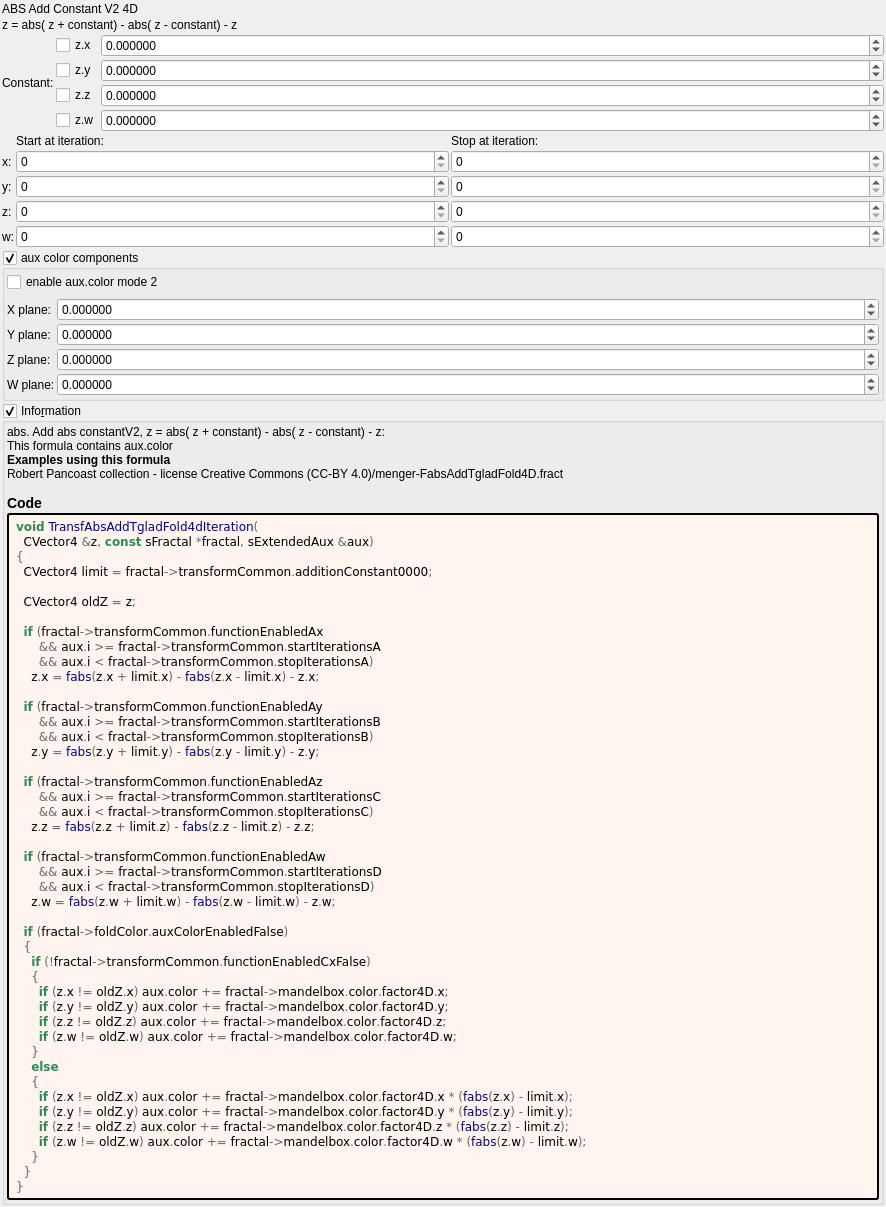
<?xml version="1.0" encoding="UTF-8"?>
<ui version="4.0">
 <class>transf_abs_add_tglad_fold4d</class>
 <widget class="QWidget" name="Form">
  <property name="geometry">
   <rect>
    <x>0</x>
    <y>0</y>
    <width>886</width>
    <height>945</height>
   </rect>
  </property>
  <property name="windowTitle">
   <string notr="true">transf_abs_add_tglad_fold4d</string>
  </property>
  <layout class="QVBoxLayout" name="verticalLayout">
   <property name="spacing">
    <number>2</number>
   </property>
   <property name="leftMargin">
    <number>2</number>
   </property>
   <property name="topMargin">
    <number>2</number>
   </property>
   <property name="rightMargin">
    <number>2</number>
   </property>
   <property name="bottomMargin">
    <number>2</number>
   </property>
   <item>
    <widget class="QLabel" name="label">
     <property name="text">
      <string>ABS Add Constant V2 4D</string>
     </property>
    </widget>
   </item>
   <item>
    <widget class="QLabel" name="label_2">
     <property name="text">
      <string>z = abs( z + constant) - abs( z - constant) - z</string>
     </property>
    </widget>
   </item>
   <item>
    <layout class="QGridLayout" name="gridLayout_4" columnstretch="0,0,1">
     <property name="spacing">
      <number>2</number>
     </property>
     <item row="1" column="2">
      <widget class="MyDoubleSpinBox" name="spinbox4_transf_addition_constant_0000_y">
       <property name="enabled">
        <bool>true</bool>
       </property>
       <property name="sizePolicy">
        <sizepolicy hsizetype="Minimum" vsizetype="Maximum">
         <horstretch>0</horstretch>
         <verstretch>0</verstretch>
        </sizepolicy>
       </property>
       <property name="decimals">
        <number>6</number>
       </property>
       <property name="minimum">
        <double>-99.989999999999995</double>
       </property>
       <property name="maximum">
        <double>99.989999999999995</double>
       </property>
       <property name="singleStep">
        <double>0.100000000000000</double>
       </property>
      </widget>
     </item>
     <item row="0" column="2">
      <widget class="MyDoubleSpinBox" name="spinbox4_transf_addition_constant_0000_x">
       <property name="enabled">
        <bool>true</bool>
       </property>
       <property name="sizePolicy">
        <sizepolicy hsizetype="Minimum" vsizetype="Maximum">
         <horstretch>0</horstretch>
         <verstretch>0</verstretch>
        </sizepolicy>
       </property>
       <property name="prefix">
        <string/>
       </property>
       <property name="decimals">
        <number>6</number>
       </property>
       <property name="minimum">
        <double>-99.989999999999995</double>
       </property>
       <property name="singleStep">
        <double>0.100000000000000</double>
       </property>
      </widget>
     </item>
     <item row="3" column="2">
      <widget class="MyDoubleSpinBox" name="spinbox4_transf_addition_constant_0000_w">
       <property name="enabled">
        <bool>true</bool>
       </property>
       <property name="sizePolicy">
        <sizepolicy hsizetype="Minimum" vsizetype="Maximum">
         <horstretch>0</horstretch>
         <verstretch>0</verstretch>
        </sizepolicy>
       </property>
       <property name="decimals">
        <number>6</number>
       </property>
       <property name="minimum">
        <double>-99.989999999999995</double>
       </property>
       <property name="maximum">
        <double>99.989999999999995</double>
       </property>
       <property name="singleStep">
        <double>0.100000000000000</double>
       </property>
      </widget>
     </item>
     <item row="0" column="0" rowspan="4">
      <widget class="QLabel" name="label_23">
       <property name="text">
        <string>Constant:</string>
       </property>
       <property name="wordWrap">
        <bool>true</bool>
       </property>
      </widget>
     </item>
     <item row="2" column="2">
      <widget class="MyDoubleSpinBox" name="spinbox4_transf_addition_constant_0000_z">
       <property name="enabled">
        <bool>true</bool>
       </property>
       <property name="sizePolicy">
        <sizepolicy hsizetype="Minimum" vsizetype="Maximum">
         <horstretch>0</horstretch>
         <verstretch>0</verstretch>
        </sizepolicy>
       </property>
       <property name="decimals">
        <number>6</number>
       </property>
       <property name="minimum">
        <double>-99.989999999999995</double>
       </property>
       <property name="maximum">
        <double>99.989999999999995</double>
       </property>
       <property name="singleStep">
        <double>0.100000000000000</double>
       </property>
      </widget>
     </item>
     <item row="0" column="1">
      <widget class="MyCheckBox" name="checkBox_transf_function_enabledAx">
       <property name="text">
        <string notr="true">z.x</string>
       </property>
      </widget>
     </item>
     <item row="1" column="1">
      <widget class="MyCheckBox" name="checkBox_transf_function_enabledAy">
       <property name="text">
        <string notr="true">z.y</string>
       </property>
      </widget>
     </item>
     <item row="2" column="1">
      <widget class="MyCheckBox" name="checkBox_transf_function_enabledAz">
       <property name="text">
        <string notr="true">z.z</string>
       </property>
      </widget>
     </item>
     <item row="3" column="1">
      <widget class="MyCheckBox" name="checkBox_transf_function_enabledAw">
       <property name="text">
        <string notr="true">z.w</string>
       </property>
      </widget>
     </item>
    </layout>
   </item>
   <item>
    <layout class="QGridLayout" name="gridLayout_14" columnstretch="0,0,1,1">
     <item row="2" column="0">
      <widget class="QLabel" name="label_14">
       <property name="text">
        <string notr="true">x:</string>
       </property>
      </widget>
     </item>
     <item row="3" column="0">
      <widget class="QLabel" name="label_20">
       <property name="text">
        <string notr="true">y:</string>
       </property>
      </widget>
     </item>
     <item row="4" column="0">
      <widget class="QLabel" name="label_21">
       <property name="text">
        <string notr="true">z:</string>
       </property>
      </widget>
     </item>
     <item row="5" column="0">
      <widget class="QLabel" name="label_27">
       <property name="text">
        <string notr="true">w:</string>
       </property>
      </widget>
     </item>
     <item row="5" column="3">
      <widget class="MySpinBox" name="spinboxInt_transf_stop_iterations_D">
       <property name="sizePolicy">
        <sizepolicy hsizetype="Minimum" vsizetype="Maximum">
         <horstretch>0</horstretch>
         <verstretch>0</verstretch>
        </sizepolicy>
       </property>
       <property name="maximum">
        <number>999</number>
       </property>
      </widget>
     </item>
     <item row="4" column="3">
      <widget class="MySpinBox" name="spinboxInt_transf_stop_iterations_C">
       <property name="sizePolicy">
        <sizepolicy hsizetype="Minimum" vsizetype="Maximum">
         <horstretch>0</horstretch>
         <verstretch>0</verstretch>
        </sizepolicy>
       </property>
       <property name="maximum">
        <number>999</number>
       </property>
      </widget>
     </item>
     <item row="3" column="3">
      <widget class="MySpinBox" name="spinboxInt_transf_stop_iterations_B">
       <property name="sizePolicy">
        <sizepolicy hsizetype="Minimum" vsizetype="Maximum">
         <horstretch>0</horstretch>
         <verstretch>0</verstretch>
        </sizepolicy>
       </property>
       <property name="maximum">
        <number>999</number>
       </property>
      </widget>
     </item>
     <item row="2" column="3">
      <widget class="MySpinBox" name="spinboxInt_transf_stop_iterations_A">
       <property name="sizePolicy">
        <sizepolicy hsizetype="Minimum" vsizetype="Maximum">
         <horstretch>0</horstretch>
         <verstretch>0</verstretch>
        </sizepolicy>
       </property>
       <property name="maximum">
        <number>999</number>
       </property>
      </widget>
     </item>
     <item row="0" column="3">
      <widget class="QLabel" name="label_49">
       <property name="text">
        <string>Stop at iteration:</string>
       </property>
      </widget>
     </item>
     <item row="0" column="2">
      <widget class="QLabel" name="label_67">
       <property name="text">
        <string>Start at iteration:</string>
       </property>
      </widget>
     </item>
     <item row="2" column="2">
      <widget class="MySpinBox" name="spinboxInt_transf_start_iterations_A">
       <property name="sizePolicy">
        <sizepolicy hsizetype="Minimum" vsizetype="Maximum">
         <horstretch>0</horstretch>
         <verstretch>0</verstretch>
        </sizepolicy>
       </property>
       <property name="maximum">
        <number>999</number>
       </property>
      </widget>
     </item>
     <item row="3" column="2">
      <widget class="MySpinBox" name="spinboxInt_transf_start_iterations_B">
       <property name="sizePolicy">
        <sizepolicy hsizetype="Minimum" vsizetype="Maximum">
         <horstretch>0</horstretch>
         <verstretch>0</verstretch>
        </sizepolicy>
       </property>
       <property name="maximum">
        <number>999</number>
       </property>
      </widget>
     </item>
     <item row="4" column="2">
      <widget class="MySpinBox" name="spinboxInt_transf_start_iterations_C">
       <property name="sizePolicy">
        <sizepolicy hsizetype="Minimum" vsizetype="Maximum">
         <horstretch>0</horstretch>
         <verstretch>0</verstretch>
        </sizepolicy>
       </property>
       <property name="maximum">
        <number>999</number>
       </property>
      </widget>
     </item>
     <item row="5" column="2">
      <widget class="MySpinBox" name="spinboxInt_transf_start_iterations_D">
       <property name="sizePolicy">
        <sizepolicy hsizetype="Minimum" vsizetype="Maximum">
         <horstretch>0</horstretch>
         <verstretch>0</verstretch>
        </sizepolicy>
       </property>
       <property name="maximum">
        <number>999</number>
       </property>
      </widget>
     </item>
    </layout>
   </item>
   <item>
    <widget class="MyGroupBox" name="groupCheck_fold_color_aux_color_enabled_false">
     <property name="title">
      <string>aux color components</string>
     </property>
     <property name="checkable">
      <bool>true</bool>
     </property>
     <layout class="QVBoxLayout" name="verticalLayout_10">
      <property name="leftMargin">
       <number>2</number>
      </property>
      <property name="topMargin">
       <number>2</number>
      </property>
      <property name="rightMargin">
       <number>2</number>
      </property>
      <property name="bottomMargin">
       <number>2</number>
      </property>
      <item>
       <widget class="MyCheckBox" name="checkBox_transf_function_enabledCx_false">
        <property name="text">
         <string>enable aux.color mode 2</string>
        </property>
       </widget>
      </item>
      <item>
       <layout class="QGridLayout" name="gridLayout_16" columnstretch="0,1">
        <property name="spacing">
         <number>2</number>
        </property>
        <item row="1" column="1">
         <widget class="MyDoubleSpinBox" name="spinbox4_mandelbox_color_4D_y">
          <property name="sizePolicy">
           <sizepolicy hsizetype="Minimum" vsizetype="Maximum">
            <horstretch>0</horstretch>
            <verstretch>0</verstretch>
           </sizepolicy>
          </property>
          <property name="prefix">
           <string/>
          </property>
          <property name="suffix">
           <string/>
          </property>
          <property name="decimals">
           <number>6</number>
          </property>
          <property name="minimum">
           <double>-100.000000000000000</double>
          </property>
          <property name="maximum">
           <double>100.000000000000000</double>
          </property>
          <property name="singleStep">
           <double>0.100000000000000</double>
          </property>
         </widget>
        </item>
        <item row="0" column="1">
         <widget class="MyDoubleSpinBox" name="spinbox4_mandelbox_color_4D_x">
          <property name="sizePolicy">
           <sizepolicy hsizetype="Minimum" vsizetype="Maximum">
            <horstretch>0</horstretch>
            <verstretch>0</verstretch>
           </sizepolicy>
          </property>
          <property name="prefix">
           <string/>
          </property>
          <property name="suffix">
           <string/>
          </property>
          <property name="decimals">
           <number>6</number>
          </property>
          <property name="minimum">
           <double>-100.000000000000000</double>
          </property>
          <property name="maximum">
           <double>100.000000000000000</double>
          </property>
          <property name="singleStep">
           <double>0.100000000000000</double>
          </property>
         </widget>
        </item>
        <item row="1" column="0">
         <widget class="QLabel" name="label_43">
          <property name="text">
           <string>Y plane:</string>
          </property>
         </widget>
        </item>
        <item row="2" column="0">
         <widget class="QLabel" name="label_42">
          <property name="text">
           <string>Z plane:</string>
          </property>
         </widget>
        </item>
        <item row="3" column="0">
         <widget class="QLabel" name="label_30">
          <property name="text">
           <string>W plane:</string>
          </property>
         </widget>
        </item>
        <item row="3" column="1">
         <widget class="MyDoubleSpinBox" name="spinbox4_mandelbox_color_4D_w">
          <property name="sizePolicy">
           <sizepolicy hsizetype="Minimum" vsizetype="Maximum">
            <horstretch>0</horstretch>
            <verstretch>0</verstretch>
           </sizepolicy>
          </property>
          <property name="prefix">
           <string/>
          </property>
          <property name="suffix">
           <string/>
          </property>
          <property name="decimals">
           <number>6</number>
          </property>
          <property name="minimum">
           <double>-100.000000000000000</double>
          </property>
          <property name="maximum">
           <double>100.000000000000000</double>
          </property>
          <property name="singleStep">
           <double>0.100000000000000</double>
          </property>
         </widget>
        </item>
        <item row="0" column="0">
         <widget class="QLabel" name="label_34">
          <property name="text">
           <string>X plane:</string>
          </property>
         </widget>
        </item>
        <item row="2" column="1">
         <widget class="MyDoubleSpinBox" name="spinbox4_mandelbox_color_4D_z">
          <property name="sizePolicy">
           <sizepolicy hsizetype="Minimum" vsizetype="Maximum">
            <horstretch>0</horstretch>
            <verstretch>0</verstretch>
           </sizepolicy>
          </property>
          <property name="prefix">
           <string/>
          </property>
          <property name="suffix">
           <string/>
          </property>
          <property name="decimals">
           <number>6</number>
          </property>
          <property name="minimum">
           <double>-100.000000000000000</double>
          </property>
          <property name="maximum">
           <double>100.000000000000000</double>
          </property>
          <property name="singleStep">
           <double>0.100000000000000</double>
          </property>
         </widget>
        </item>
       </layout>
      </item>
     </layout>
    </widget>
   </item>
   <item>
    <widget class="MyGroupBox" name="groupCheck_info">
     <property name="title">
      <string>Info&amp;rmation</string>
     </property>
     <property name="flat">
      <bool>false</bool>
     </property>
     <property name="checkable">
      <bool>true</bool>
     </property>
     <layout class="QVBoxLayout" name="verticalLayout_2">
      <property name="spacing">
       <number>2</number>
      </property>
      <property name="leftMargin">
       <number>2</number>
      </property>
      <property name="topMargin">
       <number>2</number>
      </property>
      <property name="rightMargin">
       <number>2</number>
      </property>
      <property name="bottomMargin">
       <number>2</number>
      </property>
      <item>
       <widget class="QLabel" name="label_information_general">
        <property name="text">
         <string notr="true">&lt;p&gt;abs.  Add abs constantV2,  z = abs( z + constant) - abs( z - constant) - z:&lt;br&gt;This formula contains aux.color&lt;/p&gt;&lt;table&gt;
&lt;/table&gt;
&lt;br&gt;&lt;b&gt;Examples using this formula&lt;/b&gt;&lt;br&gt;Robert Pancoast collection - license Creative Commons (CC-BY 4.0)/menger-FabsAddTgladFold4D.fract&lt;h3&gt;Code&lt;/h3&gt;</string>
        </property>
        <property name="wordWrap">
         <bool>true</bool>
        </property>
        <property name="openExternalLinks">
         <bool>true</bool>
        </property>
        <property name="textInteractionFlags">
         <set>Qt::LinksAccessibleByMouse|Qt::TextSelectableByMouse</set>
        </property>
       </widget>
      </item>
      <item>
       <widget class="QLabel" name="label_code_content">
        <property name="styleSheet">
         <string notr="true">border-style: outset; border-width: 2px; border-radius: 3px; border-color: black; background-color: #fff5ee; padding: 4px;</string>
        </property>
        <property name="text">
         <string notr="true">&lt;body style=&quot;background-color:#fff5ee&quot;&gt;
&lt;pre style=&quot;color:#000000; background-color:#fff5ee;  font-family:'Courier New',monospace;&quot;&gt;&lt;span style=&quot;color:#2e8b57; font-weight:bold&quot;&gt;void&lt;/span&gt; &lt;span style=&quot;color:#00008f&quot;&gt;TransfAbsAddTgladFold4dIteration&lt;/span&gt;&lt;span style=&quot;color:#676767&quot;&gt;(&lt;/span&gt;
  CVector4 &lt;span style=&quot;color:#676767&quot;&gt;&amp;amp;&lt;/span&gt;z&lt;span style=&quot;color:#676767&quot;&gt;,&lt;/span&gt; &lt;span style=&quot;color:#2e8b57; font-weight:bold&quot;&gt;const&lt;/span&gt; sFractal &lt;span style=&quot;color:#676767&quot;&gt;*&lt;/span&gt;fractal&lt;span style=&quot;color:#676767&quot;&gt;,&lt;/span&gt; sExtendedAux &lt;span style=&quot;color:#676767&quot;&gt;&amp;amp;&lt;/span&gt;aux&lt;span style=&quot;color:#676767&quot;&gt;)&lt;/span&gt;
&lt;span style=&quot;color:#676767&quot;&gt;{&lt;/span&gt;
  CVector4 limit &lt;span style=&quot;color:#676767&quot;&gt;=&lt;/span&gt; fractal&lt;span style=&quot;color:#676767&quot;&gt;-&amp;gt;&lt;/span&gt;transformCommon&lt;span style=&quot;color:#676767&quot;&gt;.&lt;/span&gt;additionConstant0000&lt;span style=&quot;color:#676767&quot;&gt;;&lt;/span&gt;

  CVector4 oldZ &lt;span style=&quot;color:#676767&quot;&gt;=&lt;/span&gt; z&lt;span style=&quot;color:#676767&quot;&gt;;&lt;/span&gt;

  &lt;span style=&quot;color:#2e8b57; font-weight:bold&quot;&gt;if&lt;/span&gt; &lt;span style=&quot;color:#676767&quot;&gt;(&lt;/span&gt;fractal&lt;span style=&quot;color:#676767&quot;&gt;-&amp;gt;&lt;/span&gt;transformCommon&lt;span style=&quot;color:#676767&quot;&gt;.&lt;/span&gt;functionEnabledAx
      &lt;span style=&quot;color:#676767&quot;&gt;&amp;amp;&amp;amp;&lt;/span&gt; aux&lt;span style=&quot;color:#676767&quot;&gt;.&lt;/span&gt;i &lt;span style=&quot;color:#676767&quot;&gt;&amp;gt;=&lt;/span&gt; fractal&lt;span style=&quot;color:#676767&quot;&gt;-&amp;gt;&lt;/span&gt;transformCommon&lt;span style=&quot;color:#676767&quot;&gt;.&lt;/span&gt;startIterationsA
      &lt;span style=&quot;color:#676767&quot;&gt;&amp;amp;&amp;amp;&lt;/span&gt; aux&lt;span style=&quot;color:#676767&quot;&gt;.&lt;/span&gt;i &lt;span style=&quot;color:#676767&quot;&gt;&amp;lt;&lt;/span&gt; fractal&lt;span style=&quot;color:#676767&quot;&gt;-&amp;gt;&lt;/span&gt;transformCommon&lt;span style=&quot;color:#676767&quot;&gt;.&lt;/span&gt;stopIterationsA&lt;span style=&quot;color:#676767&quot;&gt;)&lt;/span&gt;
    z&lt;span style=&quot;color:#676767&quot;&gt;.&lt;/span&gt;x &lt;span style=&quot;color:#676767&quot;&gt;=&lt;/span&gt; &lt;span style=&quot;color:#00008f&quot;&gt;fabs&lt;/span&gt;&lt;span style=&quot;color:#676767&quot;&gt;(&lt;/span&gt;z&lt;span style=&quot;color:#676767&quot;&gt;.&lt;/span&gt;x &lt;span style=&quot;color:#676767&quot;&gt;+&lt;/span&gt; limit&lt;span style=&quot;color:#676767&quot;&gt;.&lt;/span&gt;x&lt;span style=&quot;color:#676767&quot;&gt;) -&lt;/span&gt; &lt;span style=&quot;color:#00008f&quot;&gt;fabs&lt;/span&gt;&lt;span style=&quot;color:#676767&quot;&gt;(&lt;/span&gt;z&lt;span style=&quot;color:#676767&quot;&gt;.&lt;/span&gt;x &lt;span style=&quot;color:#676767&quot;&gt;-&lt;/span&gt; limit&lt;span style=&quot;color:#676767&quot;&gt;.&lt;/span&gt;x&lt;span style=&quot;color:#676767&quot;&gt;) -&lt;/span&gt; z&lt;span style=&quot;color:#676767&quot;&gt;.&lt;/span&gt;x&lt;span style=&quot;color:#676767&quot;&gt;;&lt;/span&gt;

  &lt;span style=&quot;color:#2e8b57; font-weight:bold&quot;&gt;if&lt;/span&gt; &lt;span style=&quot;color:#676767&quot;&gt;(&lt;/span&gt;fractal&lt;span style=&quot;color:#676767&quot;&gt;-&amp;gt;&lt;/span&gt;transformCommon&lt;span style=&quot;color:#676767&quot;&gt;.&lt;/span&gt;functionEnabledAy
      &lt;span style=&quot;color:#676767&quot;&gt;&amp;amp;&amp;amp;&lt;/span&gt; aux&lt;span style=&quot;color:#676767&quot;&gt;.&lt;/span&gt;i &lt;span style=&quot;color:#676767&quot;&gt;&amp;gt;=&lt;/span&gt; fractal&lt;span style=&quot;color:#676767&quot;&gt;-&amp;gt;&lt;/span&gt;transformCommon&lt;span style=&quot;color:#676767&quot;&gt;.&lt;/span&gt;startIterationsB
      &lt;span style=&quot;color:#676767&quot;&gt;&amp;amp;&amp;amp;&lt;/span&gt; aux&lt;span style=&quot;color:#676767&quot;&gt;.&lt;/span&gt;i &lt;span style=&quot;color:#676767&quot;&gt;&amp;lt;&lt;/span&gt; fractal&lt;span style=&quot;color:#676767&quot;&gt;-&amp;gt;&lt;/span&gt;transformCommon&lt;span style=&quot;color:#676767&quot;&gt;.&lt;/span&gt;stopIterationsB&lt;span style=&quot;color:#676767&quot;&gt;)&lt;/span&gt;
    z&lt;span style=&quot;color:#676767&quot;&gt;.&lt;/span&gt;y &lt;span style=&quot;color:#676767&quot;&gt;=&lt;/span&gt; &lt;span style=&quot;color:#00008f&quot;&gt;fabs&lt;/span&gt;&lt;span style=&quot;color:#676767&quot;&gt;(&lt;/span&gt;z&lt;span style=&quot;color:#676767&quot;&gt;.&lt;/span&gt;y &lt;span style=&quot;color:#676767&quot;&gt;+&lt;/span&gt; limit&lt;span style=&quot;color:#676767&quot;&gt;.&lt;/span&gt;y&lt;span style=&quot;color:#676767&quot;&gt;) -&lt;/span&gt; &lt;span style=&quot;color:#00008f&quot;&gt;fabs&lt;/span&gt;&lt;span style=&quot;color:#676767&quot;&gt;(&lt;/span&gt;z&lt;span style=&quot;color:#676767&quot;&gt;.&lt;/span&gt;y &lt;span style=&quot;color:#676767&quot;&gt;-&lt;/span&gt; limit&lt;span style=&quot;color:#676767&quot;&gt;.&lt;/span&gt;y&lt;span style=&quot;color:#676767&quot;&gt;) -&lt;/span&gt; z&lt;span style=&quot;color:#676767&quot;&gt;.&lt;/span&gt;y&lt;span style=&quot;color:#676767&quot;&gt;;&lt;/span&gt;

  &lt;span style=&quot;color:#2e8b57; font-weight:bold&quot;&gt;if&lt;/span&gt; &lt;span style=&quot;color:#676767&quot;&gt;(&lt;/span&gt;fractal&lt;span style=&quot;color:#676767&quot;&gt;-&amp;gt;&lt;/span&gt;transformCommon&lt;span style=&quot;color:#676767&quot;&gt;.&lt;/span&gt;functionEnabledAz
      &lt;span style=&quot;color:#676767&quot;&gt;&amp;amp;&amp;amp;&lt;/span&gt; aux&lt;span style=&quot;color:#676767&quot;&gt;.&lt;/span&gt;i &lt;span style=&quot;color:#676767&quot;&gt;&amp;gt;=&lt;/span&gt; fractal&lt;span style=&quot;color:#676767&quot;&gt;-&amp;gt;&lt;/span&gt;transformCommon&lt;span style=&quot;color:#676767&quot;&gt;.&lt;/span&gt;startIterationsC
      &lt;span style=&quot;color:#676767&quot;&gt;&amp;amp;&amp;amp;&lt;/span&gt; aux&lt;span style=&quot;color:#676767&quot;&gt;.&lt;/span&gt;i &lt;span style=&quot;color:#676767&quot;&gt;&amp;lt;&lt;/span&gt; fractal&lt;span style=&quot;color:#676767&quot;&gt;-&amp;gt;&lt;/span&gt;transformCommon&lt;span style=&quot;color:#676767&quot;&gt;.&lt;/span&gt;stopIterationsC&lt;span style=&quot;color:#676767&quot;&gt;)&lt;/span&gt;
    z&lt;span style=&quot;color:#676767&quot;&gt;.&lt;/span&gt;z &lt;span style=&quot;color:#676767&quot;&gt;=&lt;/span&gt; &lt;span style=&quot;color:#00008f&quot;&gt;fabs&lt;/span&gt;&lt;span style=&quot;color:#676767&quot;&gt;(&lt;/span&gt;z&lt;span style=&quot;color:#676767&quot;&gt;.&lt;/span&gt;z &lt;span style=&quot;color:#676767&quot;&gt;+&lt;/span&gt; limit&lt;span style=&quot;color:#676767&quot;&gt;.&lt;/span&gt;z&lt;span style=&quot;color:#676767&quot;&gt;) -&lt;/span&gt; &lt;span style=&quot;color:#00008f&quot;&gt;fabs&lt;/span&gt;&lt;span style=&quot;color:#676767&quot;&gt;(&lt;/span&gt;z&lt;span style=&quot;color:#676767&quot;&gt;.&lt;/span&gt;z &lt;span style=&quot;color:#676767&quot;&gt;-&lt;/span&gt; limit&lt;span style=&quot;color:#676767&quot;&gt;.&lt;/span&gt;z&lt;span style=&quot;color:#676767&quot;&gt;) -&lt;/span&gt; z&lt;span style=&quot;color:#676767&quot;&gt;.&lt;/span&gt;z&lt;span style=&quot;color:#676767&quot;&gt;;&lt;/span&gt;

  &lt;span style=&quot;color:#2e8b57; font-weight:bold&quot;&gt;if&lt;/span&gt; &lt;span style=&quot;color:#676767&quot;&gt;(&lt;/span&gt;fractal&lt;span style=&quot;color:#676767&quot;&gt;-&amp;gt;&lt;/span&gt;transformCommon&lt;span style=&quot;color:#676767&quot;&gt;.&lt;/span&gt;functionEnabledAw
      &lt;span style=&quot;color:#676767&quot;&gt;&amp;amp;&amp;amp;&lt;/span&gt; aux&lt;span style=&quot;color:#676767&quot;&gt;.&lt;/span&gt;i &lt;span style=&quot;color:#676767&quot;&gt;&amp;gt;=&lt;/span&gt; fractal&lt;span style=&quot;color:#676767&quot;&gt;-&amp;gt;&lt;/span&gt;transformCommon&lt;span style=&quot;color:#676767&quot;&gt;.&lt;/span&gt;startIterationsD
      &lt;span style=&quot;color:#676767&quot;&gt;&amp;amp;&amp;amp;&lt;/span&gt; aux&lt;span style=&quot;color:#676767&quot;&gt;.&lt;/span&gt;i &lt;span style=&quot;color:#676767&quot;&gt;&amp;lt;&lt;/span&gt; fractal&lt;span style=&quot;color:#676767&quot;&gt;-&amp;gt;&lt;/span&gt;transformCommon&lt;span style=&quot;color:#676767&quot;&gt;.&lt;/span&gt;stopIterationsD&lt;span style=&quot;color:#676767&quot;&gt;)&lt;/span&gt;
    z&lt;span style=&quot;color:#676767&quot;&gt;.&lt;/span&gt;w &lt;span style=&quot;color:#676767&quot;&gt;=&lt;/span&gt; &lt;span style=&quot;color:#00008f&quot;&gt;fabs&lt;/span&gt;&lt;span style=&quot;color:#676767&quot;&gt;(&lt;/span&gt;z&lt;span style=&quot;color:#676767&quot;&gt;.&lt;/span&gt;w &lt;span style=&quot;color:#676767&quot;&gt;+&lt;/span&gt; limit&lt;span style=&quot;color:#676767&quot;&gt;.&lt;/span&gt;w&lt;span style=&quot;color:#676767&quot;&gt;) -&lt;/span&gt; &lt;span style=&quot;color:#00008f&quot;&gt;fabs&lt;/span&gt;&lt;span style=&quot;color:#676767&quot;&gt;(&lt;/span&gt;z&lt;span style=&quot;color:#676767&quot;&gt;.&lt;/span&gt;w &lt;span style=&quot;color:#676767&quot;&gt;-&lt;/span&gt; limit&lt;span style=&quot;color:#676767&quot;&gt;.&lt;/span&gt;w&lt;span style=&quot;color:#676767&quot;&gt;) -&lt;/span&gt; z&lt;span style=&quot;color:#676767&quot;&gt;.&lt;/span&gt;w&lt;span style=&quot;color:#676767&quot;&gt;;&lt;/span&gt;

  &lt;span style=&quot;color:#2e8b57; font-weight:bold&quot;&gt;if&lt;/span&gt; &lt;span style=&quot;color:#676767&quot;&gt;(&lt;/span&gt;fractal&lt;span style=&quot;color:#676767&quot;&gt;-&amp;gt;&lt;/span&gt;foldColor&lt;span style=&quot;color:#676767&quot;&gt;.&lt;/span&gt;auxColorEnabledFalse&lt;span style=&quot;color:#676767&quot;&gt;)&lt;/span&gt;
  &lt;span style=&quot;color:#676767&quot;&gt;{&lt;/span&gt;
    &lt;span style=&quot;color:#2e8b57; font-weight:bold&quot;&gt;if&lt;/span&gt; &lt;span style=&quot;color:#676767&quot;&gt;(!&lt;/span&gt;fractal&lt;span style=&quot;color:#676767&quot;&gt;-&amp;gt;&lt;/span&gt;transformCommon&lt;span style=&quot;color:#676767&quot;&gt;.&lt;/span&gt;functionEnabledCxFalse&lt;span style=&quot;color:#676767&quot;&gt;)&lt;/span&gt;
    &lt;span style=&quot;color:#676767&quot;&gt;{&lt;/span&gt;
      &lt;span style=&quot;color:#2e8b57; font-weight:bold&quot;&gt;if&lt;/span&gt; &lt;span style=&quot;color:#676767&quot;&gt;(&lt;/span&gt;z&lt;span style=&quot;color:#676767&quot;&gt;.&lt;/span&gt;x &lt;span style=&quot;color:#676767&quot;&gt;!=&lt;/span&gt; oldZ&lt;span style=&quot;color:#676767&quot;&gt;.&lt;/span&gt;x&lt;span style=&quot;color:#676767&quot;&gt;)&lt;/span&gt; aux&lt;span style=&quot;color:#676767&quot;&gt;.&lt;/span&gt;color &lt;span style=&quot;color:#676767&quot;&gt;+=&lt;/span&gt; fractal&lt;span style=&quot;color:#676767&quot;&gt;-&amp;gt;&lt;/span&gt;mandelbox&lt;span style=&quot;color:#676767&quot;&gt;.&lt;/span&gt;color&lt;span style=&quot;color:#676767&quot;&gt;.&lt;/span&gt;factor4D&lt;span style=&quot;color:#676767&quot;&gt;.&lt;/span&gt;x&lt;span style=&quot;color:#676767&quot;&gt;;&lt;/span&gt;
      &lt;span style=&quot;color:#2e8b57; font-weight:bold&quot;&gt;if&lt;/span&gt; &lt;span style=&quot;color:#676767&quot;&gt;(&lt;/span&gt;z&lt;span style=&quot;color:#676767&quot;&gt;.&lt;/span&gt;y &lt;span style=&quot;color:#676767&quot;&gt;!=&lt;/span&gt; oldZ&lt;span style=&quot;color:#676767&quot;&gt;.&lt;/span&gt;y&lt;span style=&quot;color:#676767&quot;&gt;)&lt;/span&gt; aux&lt;span style=&quot;color:#676767&quot;&gt;.&lt;/span&gt;color &lt;span style=&quot;color:#676767&quot;&gt;+=&lt;/span&gt; fractal&lt;span style=&quot;color:#676767&quot;&gt;-&amp;gt;&lt;/span&gt;mandelbox&lt;span style=&quot;color:#676767&quot;&gt;.&lt;/span&gt;color&lt;span style=&quot;color:#676767&quot;&gt;.&lt;/span&gt;factor4D&lt;span style=&quot;color:#676767&quot;&gt;.&lt;/span&gt;y&lt;span style=&quot;color:#676767&quot;&gt;;&lt;/span&gt;
      &lt;span style=&quot;color:#2e8b57; font-weight:bold&quot;&gt;if&lt;/span&gt; &lt;span style=&quot;color:#676767&quot;&gt;(&lt;/span&gt;z&lt;span style=&quot;color:#676767&quot;&gt;.&lt;/span&gt;z &lt;span style=&quot;color:#676767&quot;&gt;!=&lt;/span&gt; oldZ&lt;span style=&quot;color:#676767&quot;&gt;.&lt;/span&gt;z&lt;span style=&quot;color:#676767&quot;&gt;)&lt;/span&gt; aux&lt;span style=&quot;color:#676767&quot;&gt;.&lt;/span&gt;color &lt;span style=&quot;color:#676767&quot;&gt;+=&lt;/span&gt; fractal&lt;span style=&quot;color:#676767&quot;&gt;-&amp;gt;&lt;/span&gt;mandelbox&lt;span style=&quot;color:#676767&quot;&gt;.&lt;/span&gt;color&lt;span style=&quot;color:#676767&quot;&gt;.&lt;/span&gt;factor4D&lt;span style=&quot;color:#676767&quot;&gt;.&lt;/span&gt;z&lt;span style=&quot;color:#676767&quot;&gt;;&lt;/span&gt;
      &lt;span style=&quot;color:#2e8b57; font-weight:bold&quot;&gt;if&lt;/span&gt; &lt;span style=&quot;color:#676767&quot;&gt;(&lt;/span&gt;z&lt;span style=&quot;color:#676767&quot;&gt;.&lt;/span&gt;w &lt;span style=&quot;color:#676767&quot;&gt;!=&lt;/span&gt; oldZ&lt;span style=&quot;color:#676767&quot;&gt;.&lt;/span&gt;w&lt;span style=&quot;color:#676767&quot;&gt;)&lt;/span&gt; aux&lt;span style=&quot;color:#676767&quot;&gt;.&lt;/span&gt;color &lt;span style=&quot;color:#676767&quot;&gt;+=&lt;/span&gt; fractal&lt;span style=&quot;color:#676767&quot;&gt;-&amp;gt;&lt;/span&gt;mandelbox&lt;span style=&quot;color:#676767&quot;&gt;.&lt;/span&gt;color&lt;span style=&quot;color:#676767&quot;&gt;.&lt;/span&gt;factor4D&lt;span style=&quot;color:#676767&quot;&gt;.&lt;/span&gt;w&lt;span style=&quot;color:#676767&quot;&gt;;&lt;/span&gt;
    &lt;span style=&quot;color:#676767&quot;&gt;}&lt;/span&gt;
    &lt;span style=&quot;color:#2e8b57; font-weight:bold&quot;&gt;else&lt;/span&gt;
    &lt;span style=&quot;color:#676767&quot;&gt;{&lt;/span&gt;
      &lt;span style=&quot;color:#2e8b57; font-weight:bold&quot;&gt;if&lt;/span&gt; &lt;span style=&quot;color:#676767&quot;&gt;(&lt;/span&gt;z&lt;span style=&quot;color:#676767&quot;&gt;.&lt;/span&gt;x &lt;span style=&quot;color:#676767&quot;&gt;!=&lt;/span&gt; oldZ&lt;span style=&quot;color:#676767&quot;&gt;.&lt;/span&gt;x&lt;span style=&quot;color:#676767&quot;&gt;)&lt;/span&gt; aux&lt;span style=&quot;color:#676767&quot;&gt;.&lt;/span&gt;color &lt;span style=&quot;color:#676767&quot;&gt;+=&lt;/span&gt; fractal&lt;span style=&quot;color:#676767&quot;&gt;-&amp;gt;&lt;/span&gt;mandelbox&lt;span style=&quot;color:#676767&quot;&gt;.&lt;/span&gt;color&lt;span style=&quot;color:#676767&quot;&gt;.&lt;/span&gt;factor4D&lt;span style=&quot;color:#676767&quot;&gt;.&lt;/span&gt;x &lt;span style=&quot;color:#676767&quot;&gt;* (&lt;/span&gt;&lt;span style=&quot;color:#00008f&quot;&gt;fabs&lt;/span&gt;&lt;span style=&quot;color:#676767&quot;&gt;(&lt;/span&gt;z&lt;span style=&quot;color:#676767&quot;&gt;.&lt;/span&gt;x&lt;span style=&quot;color:#676767&quot;&gt;) -&lt;/span&gt; limit&lt;span style=&quot;color:#676767&quot;&gt;.&lt;/span&gt;x&lt;span style=&quot;color:#676767&quot;&gt;);&lt;/span&gt;
      &lt;span style=&quot;color:#2e8b57; font-weight:bold&quot;&gt;if&lt;/span&gt; &lt;span style=&quot;color:#676767&quot;&gt;(&lt;/span&gt;z&lt;span style=&quot;color:#676767&quot;&gt;.&lt;/span&gt;y &lt;span style=&quot;color:#676767&quot;&gt;!=&lt;/span&gt; oldZ&lt;span style=&quot;color:#676767&quot;&gt;.&lt;/span&gt;y&lt;span style=&quot;color:#676767&quot;&gt;)&lt;/span&gt; aux&lt;span style=&quot;color:#676767&quot;&gt;.&lt;/span&gt;color &lt;span style=&quot;color:#676767&quot;&gt;+=&lt;/span&gt; fractal&lt;span style=&quot;color:#676767&quot;&gt;-&amp;gt;&lt;/span&gt;mandelbox&lt;span style=&quot;color:#676767&quot;&gt;.&lt;/span&gt;color&lt;span style=&quot;color:#676767&quot;&gt;.&lt;/span&gt;factor4D&lt;span style=&quot;color:#676767&quot;&gt;.&lt;/span&gt;y &lt;span style=&quot;color:#676767&quot;&gt;* (&lt;/span&gt;&lt;span style=&quot;color:#00008f&quot;&gt;fabs&lt;/span&gt;&lt;span style=&quot;color:#676767&quot;&gt;(&lt;/span&gt;z&lt;span style=&quot;color:#676767&quot;&gt;.&lt;/span&gt;y&lt;span style=&quot;color:#676767&quot;&gt;) -&lt;/span&gt; limit&lt;span style=&quot;color:#676767&quot;&gt;.&lt;/span&gt;y&lt;span style=&quot;color:#676767&quot;&gt;);&lt;/span&gt;
      &lt;span style=&quot;color:#2e8b57; font-weight:bold&quot;&gt;if&lt;/span&gt; &lt;span style=&quot;color:#676767&quot;&gt;(&lt;/span&gt;z&lt;span style=&quot;color:#676767&quot;&gt;.&lt;/span&gt;z &lt;span style=&quot;color:#676767&quot;&gt;!=&lt;/span&gt; oldZ&lt;span style=&quot;color:#676767&quot;&gt;.&lt;/span&gt;z&lt;span style=&quot;color:#676767&quot;&gt;)&lt;/span&gt; aux&lt;span style=&quot;color:#676767&quot;&gt;.&lt;/span&gt;color &lt;span style=&quot;color:#676767&quot;&gt;+=&lt;/span&gt; fractal&lt;span style=&quot;color:#676767&quot;&gt;-&amp;gt;&lt;/span&gt;mandelbox&lt;span style=&quot;color:#676767&quot;&gt;.&lt;/span&gt;color&lt;span style=&quot;color:#676767&quot;&gt;.&lt;/span&gt;factor4D&lt;span style=&quot;color:#676767&quot;&gt;.&lt;/span&gt;z &lt;span style=&quot;color:#676767&quot;&gt;* (&lt;/span&gt;&lt;span style=&quot;color:#00008f&quot;&gt;fabs&lt;/span&gt;&lt;span style=&quot;color:#676767&quot;&gt;(&lt;/span&gt;z&lt;span style=&quot;color:#676767&quot;&gt;.&lt;/span&gt;z&lt;span style=&quot;color:#676767&quot;&gt;) -&lt;/span&gt; limit&lt;span style=&quot;color:#676767&quot;&gt;.&lt;/span&gt;z&lt;span style=&quot;color:#676767&quot;&gt;);&lt;/span&gt;
      &lt;span style=&quot;color:#2e8b57; font-weight:bold&quot;&gt;if&lt;/span&gt; &lt;span style=&quot;color:#676767&quot;&gt;(&lt;/span&gt;z&lt;span style=&quot;color:#676767&quot;&gt;.&lt;/span&gt;w &lt;span style=&quot;color:#676767&quot;&gt;!=&lt;/span&gt; oldZ&lt;span style=&quot;color:#676767&quot;&gt;.&lt;/span&gt;w&lt;span style=&quot;color:#676767&quot;&gt;)&lt;/span&gt; aux&lt;span style=&quot;color:#676767&quot;&gt;.&lt;/span&gt;color &lt;span style=&quot;color:#676767&quot;&gt;+=&lt;/span&gt; fractal&lt;span style=&quot;color:#676767&quot;&gt;-&amp;gt;&lt;/span&gt;mandelbox&lt;span style=&quot;color:#676767&quot;&gt;.&lt;/span&gt;color&lt;span style=&quot;color:#676767&quot;&gt;.&lt;/span&gt;factor4D&lt;span style=&quot;color:#676767&quot;&gt;.&lt;/span&gt;w &lt;span style=&quot;color:#676767&quot;&gt;* (&lt;/span&gt;&lt;span style=&quot;color:#00008f&quot;&gt;fabs&lt;/span&gt;&lt;span style=&quot;color:#676767&quot;&gt;(&lt;/span&gt;z&lt;span style=&quot;color:#676767&quot;&gt;.&lt;/span&gt;w&lt;span style=&quot;color:#676767&quot;&gt;) -&lt;/span&gt; limit&lt;span style=&quot;color:#676767&quot;&gt;.&lt;/span&gt;w&lt;span style=&quot;color:#676767&quot;&gt;);&lt;/span&gt;
    &lt;span style=&quot;color:#676767&quot;&gt;}&lt;/span&gt;
  &lt;span style=&quot;color:#676767&quot;&gt;}&lt;/span&gt;
&lt;span style=&quot;color:#676767&quot;&gt;}&lt;/span&gt;
&lt;/pre&gt;
&lt;/body&gt;</string>
        </property>
        <property name="wordWrap">
         <bool>true</bool>
        </property>
        <property name="openExternalLinks">
         <bool>true</bool>
        </property>
        <property name="textInteractionFlags">
         <set>Qt::LinksAccessibleByMouse|Qt::TextSelectableByMouse</set>
        </property>
       </widget>
      </item>
     </layout>
    </widget>
   </item>
   <item>
    <spacer name="verticalSpacer">
     <property name="orientation">
      <enum>Qt::Vertical</enum>
     </property>
     <property name="sizeHint" stdset="0">
      <size>
       <width>20</width>
       <height>40</height>
      </size>
     </property>
    </spacer>
   </item>
  </layout>
 </widget>
 <customwidgets>
  <customwidget>
   <class>MyGroupBox</class>
   <extends>QGroupBox</extends>
   <header>my_group_box.h</header>
   <container>1</container>
  </customwidget>
  <customwidget>
   <class>MySpinBox</class>
   <extends>QSpinBox</extends>
   <header>my_spin_box.h</header>
  </customwidget>
  <customwidget>
   <class>MyCheckBox</class>
   <extends>QCheckBox</extends>
   <header>my_check_box.h</header>
  </customwidget>
  <customwidget>
   <class>MyDoubleSpinBox</class>
   <extends>QDoubleSpinBox</extends>
   <header>my_double_spin_box.h</header>
  </customwidget>
 </customwidgets>
 <tabstops>
  <tabstop>spinbox4_transf_addition_constant_0000_x</tabstop>
  <tabstop>spinbox4_transf_addition_constant_0000_y</tabstop>
  <tabstop>spinbox4_transf_addition_constant_0000_z</tabstop>
  <tabstop>spinbox4_transf_addition_constant_0000_w</tabstop>
  <tabstop>groupCheck_info</tabstop>
 </tabstops>
 <resources/>
 <connections>
  <connection>
   <sender>checkBox_transf_function_enabledAx</sender>
   <signal>toggled(bool)</signal>
   <receiver>spinbox4_transf_addition_constant_0000_x</receiver>
   <slot>setEnabled(bool)</slot>
   <hints>
    <hint type="sourcelabel">
     <x>78</x>
     <y>46</y>
    </hint>
    <hint type="destinationlabel">
     <x>272</x>
     <y>51</y>
    </hint>
   </hints>
  </connection>
  <connection>
   <sender>checkBox_transf_function_enabledAx</sender>
   <signal>toggled(bool)</signal>
   <receiver>spinboxInt_transf_start_iterations_A</receiver>
   <slot>setEnabled(bool)</slot>
   <hints>
    <hint type="sourcelabel">
     <x>90</x>
     <y>52</y>
    </hint>
    <hint type="destinationlabel">
     <x>94</x>
     <y>189</y>
    </hint>
   </hints>
  </connection>
  <connection>
   <sender>checkBox_transf_function_enabledAx</sender>
   <signal>toggled(bool)</signal>
   <receiver>spinboxInt_transf_stop_iterations_A</receiver>
   <slot>setEnabled(bool)</slot>
   <hints>
    <hint type="sourcelabel">
     <x>97</x>
     <y>47</y>
    </hint>
    <hint type="destinationlabel">
     <x>668</x>
     <y>191</y>
    </hint>
   </hints>
  </connection>
  <connection>
   <sender>checkBox_transf_function_enabledAy</sender>
   <signal>toggled(bool)</signal>
   <receiver>spinboxInt_transf_start_iterations_B</receiver>
   <slot>setEnabled(bool)</slot>
   <hints>
    <hint type="sourcelabel">
     <x>87</x>
     <y>83</y>
    </hint>
    <hint type="destinationlabel">
     <x>59</x>
     <y>226</y>
    </hint>
   </hints>
  </connection>
  <connection>
   <sender>checkBox_transf_function_enabledAy</sender>
   <signal>toggled(bool)</signal>
   <receiver>spinboxInt_transf_stop_iterations_B</receiver>
   <slot>setEnabled(bool)</slot>
   <hints>
    <hint type="sourcelabel">
     <x>96</x>
     <y>80</y>
    </hint>
    <hint type="destinationlabel">
     <x>570</x>
     <y>231</y>
    </hint>
   </hints>
  </connection>
  <connection>
   <sender>checkBox_transf_function_enabledAy</sender>
   <signal>toggled(bool)</signal>
   <receiver>spinbox4_transf_addition_constant_0000_y</receiver>
   <slot>setEnabled(bool)</slot>
   <hints>
    <hint type="sourcelabel">
     <x>101</x>
     <y>79</y>
    </hint>
    <hint type="destinationlabel">
     <x>252</x>
     <y>93</y>
    </hint>
   </hints>
  </connection>
  <connection>
   <sender>checkBox_transf_function_enabledAz</sender>
   <signal>toggled(bool)</signal>
   <receiver>spinboxInt_transf_start_iterations_C</receiver>
   <slot>setEnabled(bool)</slot>
   <hints>
    <hint type="sourcelabel">
     <x>78</x>
     <y>101</y>
    </hint>
    <hint type="destinationlabel">
     <x>138</x>
     <y>263</y>
    </hint>
   </hints>
  </connection>
  <connection>
   <sender>checkBox_transf_function_enabledAz</sender>
   <signal>toggled(bool)</signal>
   <receiver>spinboxInt_transf_stop_iterations_C</receiver>
   <slot>setEnabled(bool)</slot>
   <hints>
    <hint type="sourcelabel">
     <x>105</x>
     <y>107</y>
    </hint>
    <hint type="destinationlabel">
     <x>564</x>
     <y>250</y>
    </hint>
   </hints>
  </connection>
  <connection>
   <sender>checkBox_transf_function_enabledAz</sender>
   <signal>toggled(bool)</signal>
   <receiver>spinbox4_transf_addition_constant_0000_z</receiver>
   <slot>setEnabled(bool)</slot>
   <hints>
    <hint type="sourcelabel">
     <x>82</x>
     <y>109</y>
    </hint>
    <hint type="destinationlabel">
     <x>228</x>
     <y>117</y>
    </hint>
   </hints>
  </connection>
  <connection>
   <sender>checkBox_transf_function_enabledAw</sender>
   <signal>toggled(bool)</signal>
   <receiver>spinboxInt_transf_start_iterations_D</receiver>
   <slot>setEnabled(bool)</slot>
   <hints>
    <hint type="sourcelabel">
     <x>74</x>
     <y>135</y>
    </hint>
    <hint type="destinationlabel">
     <x>175</x>
     <y>290</y>
    </hint>
   </hints>
  </connection>
  <connection>
   <sender>checkBox_transf_function_enabledAw</sender>
   <signal>toggled(bool)</signal>
   <receiver>spinboxInt_transf_stop_iterations_D</receiver>
   <slot>setEnabled(bool)</slot>
   <hints>
    <hint type="sourcelabel">
     <x>97</x>
     <y>135</y>
    </hint>
    <hint type="destinationlabel">
     <x>560</x>
     <y>281</y>
    </hint>
   </hints>
  </connection>
  <connection>
   <sender>checkBox_transf_function_enabledAw</sender>
   <signal>toggled(bool)</signal>
   <receiver>spinbox4_transf_addition_constant_0000_w</receiver>
   <slot>setEnabled(bool)</slot>
   <hints>
    <hint type="sourcelabel">
     <x>86</x>
     <y>142</y>
    </hint>
    <hint type="destinationlabel">
     <x>228</x>
     <y>143</y>
    </hint>
   </hints>
  </connection>
 </connections>
</ui>
